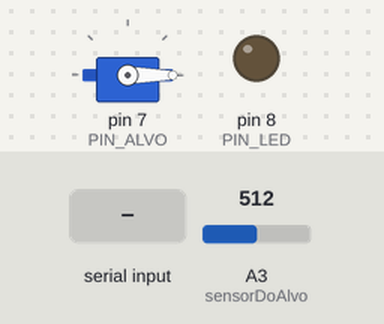
The sketch below on a simulated Arduino Uno, built with avr-gcc and run on an emulated ATmega328P. Parts: servo, output pins drawn as LEDs (lit = HIGH). Inputs (shaded band) come from the test bench; at power-on: A3 (sensorDoAlvo) = 512. What the sketch prints to the serial monitor is not drawn.

Above: at 1.2 s.
1.3 s: "90,45\n" received over Serial
At 5.4 s:
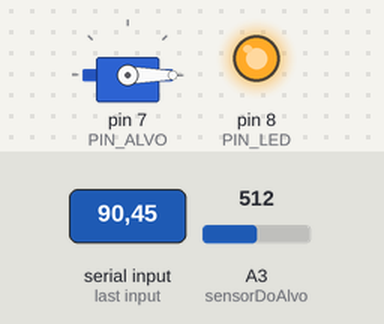
5.5 s: "1\n" received over Serial
At 6.9 s:
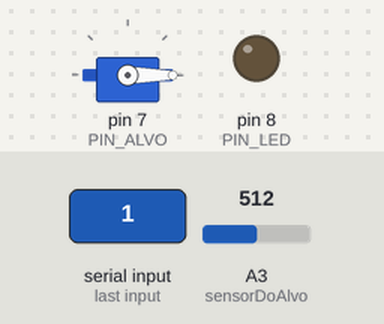
Timing chart, 0 to 9.5 s (numbered marks = the images above; inputs shaded):
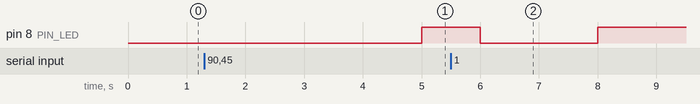

The sketch:

ArduinoTargetCode.ino
```cpp
#include <Wire.h>
#include <Servo.h>

#define PIN_ALVO 7
#define PIN_LED 8

int angulo = 0;
int novoAngulo = 0;
Servo alvo;
int sensorDoAlvo= A3;  // LDR Sensor
int pontuacao = 0;
int leituraDoSensor;
int timer = 100;
unsigned long intervalo = 100;
unsigned long millisAnterior = 0;
int anguloAnterior = 0;

void setup() {
  Serial.begin(9600);
  pinMode(PIN_LED, OUTPUT);
  alvo.attach(PIN_ALVO);
  alvo.write(0);
}

void loop() {

  unsigned long millisAtual = millis();


  if ((unsigned long)(millisAtual - millisAnterior) >= intervalo) {
      leituraDoSensor = analogRead(sensorDoAlvo);
    }
  millisAnterior = millis();

  fazLeitura();
  alvoVilao();
  alvoCaido();
  terminaJogo();
  contador();
  imprimePontuacao();
}


void fazLeitura(){
  if (Serial.available()> 0) {
    angulo = Serial.parseInt();
        Serial.print("angulo: ");
    Serial.print(angulo);
    if (angulo == 0){
	 digitalWrite(PIN_LED, HIGH);

    }
    else if (angulo == 1){
    	digitalWrite(PIN_LED, LOW);
    }
    else if (angulo == 2){
      novoAngulo = 90;
    }
    else if (angulo == 3){
      novoAngulo = 135;
    }
    else if (angulo == 4){
      novoAngulo = 180;
    }
  }
}

void alvoVilao() {
    alvo.write(novoAngulo);
}

void alvoCaido() {
  if (leituraDoSensor > 200) {
    pontuacao++;
    Serial.print("Acertou o alvo! Nova pontuação: ");
    Serial.print(pontuacao);
    Serial.print("\n");
    alvo.write(0);
}
}

void imprimePontuacao(){
  if(timer % 5 == 0){
    Serial.print("Pontos: ");
    Serial.print(pontuacao);
    Serial.print("\n");
}
}

void contador() {
  timer--;
  delay(1000);
}

void terminaJogo() {
  if (timer == 0) {
    alvo.write(0);
    Serial.print("*****************\n");
    Serial.print(" SUA PONTUAÇÃO: ");
    Serial.print(pontuacao);
    Serial.print("*****************\n");
    delay(10000);
    pontuacao=0;
    timer = 100;
  }
}
```

Measured:
- after the input at 1.3 s, pin 8 (PIN_LED): LOW → HIGH after 3.7 s
- after the input at 5.5 s, pin 8 (PIN_LED): HIGH → LOW after 0.50 s, → HIGH 2.0 s later
